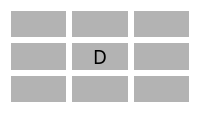
          <widget class="QWidget" name="planWhite" native="true">
           <property name="styleSheet">
            <string notr="true">background-color: rgb(255, 255, 255);</string>
           </property>
           <layout class="QGridLayout" name="gridLayout_11">
            <item row="0" column="0">
             <widget class="QLabel" name="plan9">
              <property name="font">
               <font>
                <family>Agency FB</family>
                <pointsize>14</pointsize>
               </font>
              </property>
              <property name="styleSheet">
               <string notr="true">background-color: rgb(179, 179, 179);</string>
              </property>
              <property name="text">
               <string/>
              </property>
              <property name="alignment">
               <set>Qt::AlignCenter</set>
              </property>
             </widget>
            </item>
            <item row="0" column="1">
             <widget class="QLabel" name="plan10">
              <property name="font">
               <font>
                <family>Agency FB</family>
                <pointsize>14</pointsize>
               </font>
              </property>
              <property name="styleSheet">
               <string notr="true">background-color: rgb(179, 179, 179);</string>
              </property>
              <property name="text">
               <string/>
              </property>
              <property name="alignment">
               <set>Qt::AlignCenter</set>
              </property>
             </widget>
            </item>
            <item row="0" column="2">
             <widget class="QLabel" name="plan11">
              <property name="font">
               <font>
                <family>Agency FB</family>
                <pointsize>14</pointsize>
               </font>
              </property>
              <property name="styleSheet">
               <string notr="true">background-color: rgb(179, 179, 179);</string>
              </property>
              <property name="text">
               <string/>
              </property>
              <property name="alignment">
               <set>Qt::AlignCenter</set>
              </property>
             </widget>
            </item>
            <item row="1" column="0">
             <widget class="QLabel" name="plan12">
              <property name="font">
               <font>
                <family>Agency FB</family>
                <pointsize>14</pointsize>
               </font>
              </property>
              <property name="styleSheet">
               <string notr="true">background-color: rgb(179, 179, 179);</string>
              </property>
              <property name="text">
               <string/>
              </property>
              <property name="alignment">
               <set>Qt::AlignCenter</set>
              </property>
             </widget>
            </item>
            <item row="1" column="1">
             <widget class="QLabel" name="plan13">
              <property name="font">
               <font>
                <family>Agency FB</family>
                <pointsize>14</pointsize>
               </font>
              </property>
              <property name="styleSheet">
               <string notr="true">background-color: rgb(179, 179, 179);</string>
              </property>
              <property name="text">
               <string>D</string>
              </property>
              <property name="alignment">
               <set>Qt::AlignCenter</set>
              </property>
             </widget>
            </item>
            <item row="1" column="2">
             <widget class="QLabel" name="plan14">
              <property name="font">
               <font>
                <family>Agency FB</family>
                <pointsize>14</pointsize>
               </font>
              </property>
              <property name="styleSheet">
               <string notr="true">background-color: rgb(179, 179, 179);</string>
              </property>
              <property name="text">
               <string/>
              </property>
              <property name="alignment">
               <set>Qt::AlignCenter</set>
              </property>
             </widget>
            </item>
            <item row="2" column="0">
             <widget class="QLabel" name="plan15">
              <property name="font">
               <font>
                <family>Agency FB</family>
                <pointsize>14</pointsize>
               </font>
              </property>
              <property name="styleSheet">
               <string notr="true">background-color: rgb(179, 179, 179);</string>
              </property>
              <property name="text">
               <string/>
              </property>
              <property name="alignment">
               <set>Qt::AlignCenter</set>
              </property>
             </widget>
            </item>
            <item row="2" column="1">
             <widget class="QLabel" name="plan16">
              <property name="font">
               <font>
                <family>Agency FB</family>
                <pointsize>14</pointsize>
               </font>
              </property>
              <property name="styleSheet">
               <string notr="true">background-color: rgb(179, 179, 179);</string>
              </property>
              <property name="text">
               <string/>
              </property>
              <property name="alignment">
               <set>Qt::AlignCenter</set>
              </property>
             </widget>
            </item>
            <item row="2" column="2">
             <widget class="QLabel" name="plan17">
              <property name="font">
               <font>
                <family>Agency FB</family>
                <pointsize>14</pointsize>
               </font>
              </property>
              <property name="styleSheet">
               <string notr="true">background-color: rgb(179, 179, 179);</string>
              </property>
              <property name="text">
               <string/>
              </property>
              <property name="alignment">
               <set>Qt::AlignCenter</set>
              </property>
             </widget>
            </item>
           </layout>
          </widget>
